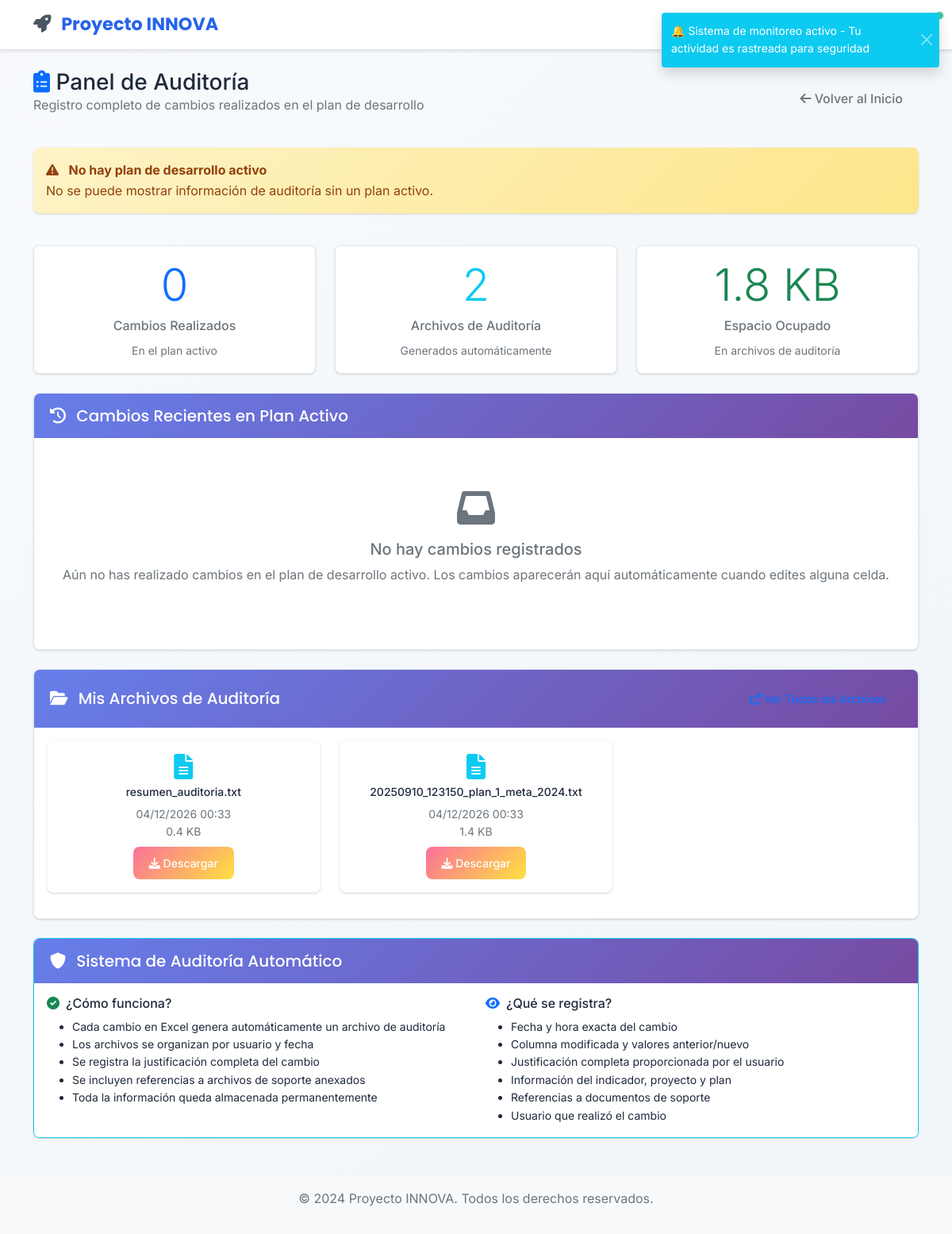
Before: /audit/ (signed in) with the older database file.
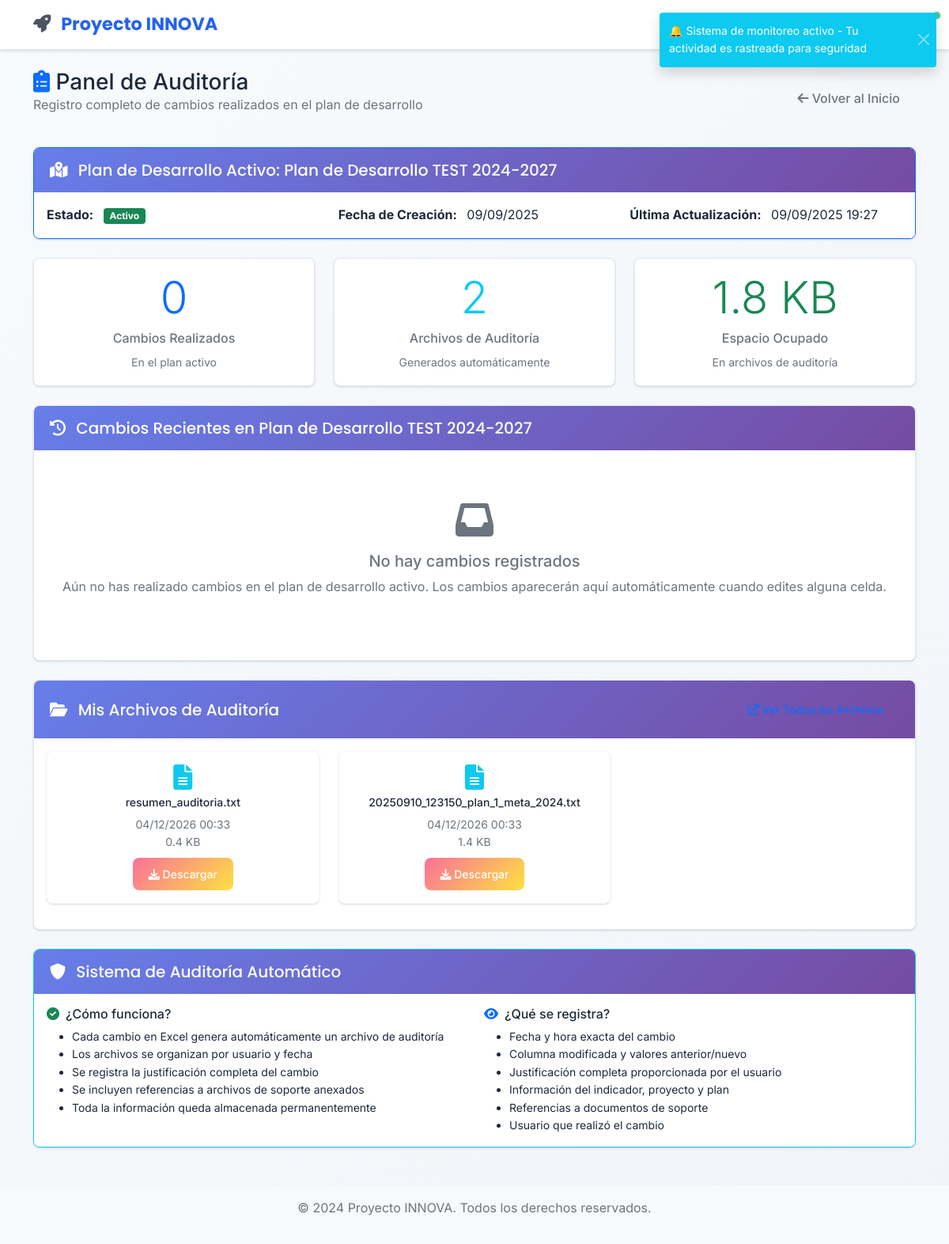
After: the same page with the newer database file.
### app/models/plan_desarrollo.py (models this page shows, shortened)
class PlanDesarrollo(db.Model):
    __tablename__ = 'planes_desarrollo'
    id = db.Column(db.Integer, primary_key=True)
    titulo = db.Column(db.String(200), nullable=False)
    descripcion = db.Column(db.Text)
    anio_inicio = db.Column(db.Integer, nullable=False)
    anio_fin = db.Column(db.Integer, nullable=False)
    estado = db.Column(db.String(20), default='borrador')  # borrador, activo, finalizado, cancelado
    municipio_id = db.Column(db.Integer, db.ForeignKey('users.id'), nullable=False)
    municipio = db.relationship('User', backref=db.backref('planes_desarrollo', lazy=True))
    created_at = db.Column(db.DateTime, default=datetime.utcnow)
    updated_at = db.Column(db.DateTime, default=datetime.utcnow, onupdate=datetime.utcnow)
    presupuesto_total = db.Column(db.Float, default=0.0)
    prioridad = db.Column(db.String(20), default='media')  # baja, media, alta, critica

### app/views/audit.py (the view)
@audit_bp.route('/')
@login_required
def audit_dashboard():
    from app.models import PlanDesarrollo, EditJustification
    try:
        active_plan = PlanDesarrollo.query.filter_by(estado='activo').first()
        audit_files = get_user_audit_files(current_user.id)
        user_changes = []
        if active_plan:
            user_changes = EditJustification.query.filter_by(
                user_id=current_user.id,
                plan_id=active_plan.id
            ).order_by(EditJustification.created_at.desc()).all()
        total_changes = len(user_changes)
        total_files = len(audit_files)
        total_size = sum(file['size'] for file in audit_files) if audit_files else 0
        return render_template('audit/dashboard.html',
                             title='Panel de Auditoría',
                             active_plan=active_plan,
                             audit_files=audit_files,
                             user_changes=user_changes,
                             total_changes=total_changes,
                             total_files=total_files,
                             total_size=total_size)
    except Exception as e:
        current_app.logger.error(f"Error cargando panel de auditoría: {e}")
        return render_template('audit/dashboard.html',
                             title='Panel de Auditoría',
                             active_plan=None,
                             audit_files=[],
                             user_changes=[],
                             error=str(e))

### app/models/user.py (called while the page is built)
    def is_admin(self):
        if self.active_roles:
            admin_names = ['admin', 'administrador']
            return any(ur.role.name.lower() in admin_names for ur in self.active_roles)
        return self.legacy_role == 'admin'

### audit_file_system.py (called while the page is built)
def create_user_audit_directory(user_id):
    base_path = current_app.config.get('AUDIT_FILES_PATH', 'audit_files')
    user_path = os.path.join(base_path, f'user_{user_id}')
    os.makedirs(user_path, exist_ok=True)
    return user_path

### app/templates/audit/dashboard.html (shortened to what the changed rows need)
{% extends "base.html" %}
{% block content %}
<div class="row mb-4">
    <div class="col-12">
        <div class="d-flex justify-content-between align-items-center">
            <div>
                <h1 class="h3 mb-0">
                    <i class="fas fa-clipboard-list text-primary"></i> Panel de Auditoría
                </h1>
            </div>
        </div>
    </div>
</div>
{% if active_plan %}
<div class="row mb-4">
    <div class="col-12">
        <div class="card border-primary">
            <div class="card-header bg-primary text-white">
                <h5 class="mb-0">
                    <i class="fas fa-map-marked-alt me-2"></i>
                    Plan de Desarrollo Activo: {{ active_plan.titulo }}
                </h5>
            </div>
            <div class="card-body">
                <div class="row">
                    <div class="col-md-4">
                        <strong>Estado:</strong>
                        <span class="badge bg-success ms-2">{{ active_plan.estado.title() }}</span>
                    </div>
                    <div class="col-md-4">
                        <strong>Fecha de Creación:</strong>
                        <span class="ms-2">{{ active_plan.created_at.strftime('%d/%m/%Y') }}</span>
                    </div>
                    <div class="col-md-4">
                        <strong>Última Actualización:</strong>
                        <span class="ms-2">{{ active_plan.updated_at.strftime('%d/%m/%Y %H:%M') }}</span>
                    </div>
                </div>
            </div>
        </div>
    </div>
</div>
{% else %}
<div class="row mb-4">
    <div class="col-12">
        <div class="alert alert-warning">
            <i class="fas fa-exclamation-triangle me-2"></i>
            <strong>No hay plan de desarrollo activo</strong>
            <p class="mb-0">No se puede mostrar información de auditoría sin un plan activo.</p>
        </div>
    </div>
</div>
{% endif %}
<div class="row mb-4">
    <div class="col-12">
        <div class="card">
            <div class="card-header">
                <h5 class="mb-0">
                    <i class="fas fa-history me-2"></i>
                    Cambios Recientes en {{ active_plan.titulo if active_plan else 'Plan Activo' }}
                </h5>
            </div>
        </div>
    </div>
</div>
{% endblock %}

Changed rows visible on the page:
now on this page (row edited): PlanDesarrollo: titulo "Plan de Desarrollo TEST 2024-2027", estado "Activo", created_at "09/09/2025", updated_at "09/09/2025 19:27"
Other visible differences:
{{ active_plan.titulo if active_plan else 'Plan Activo' }}: "Plan Activo" → (not shown)
text no longer shown: "No hay plan de desarrollo activo No se puede mostrar información de auditoría sin un plan activo."
text now shown: "Plan de Desarrollo Activo: Estado: Fecha de Creación: Última Actualización:"
